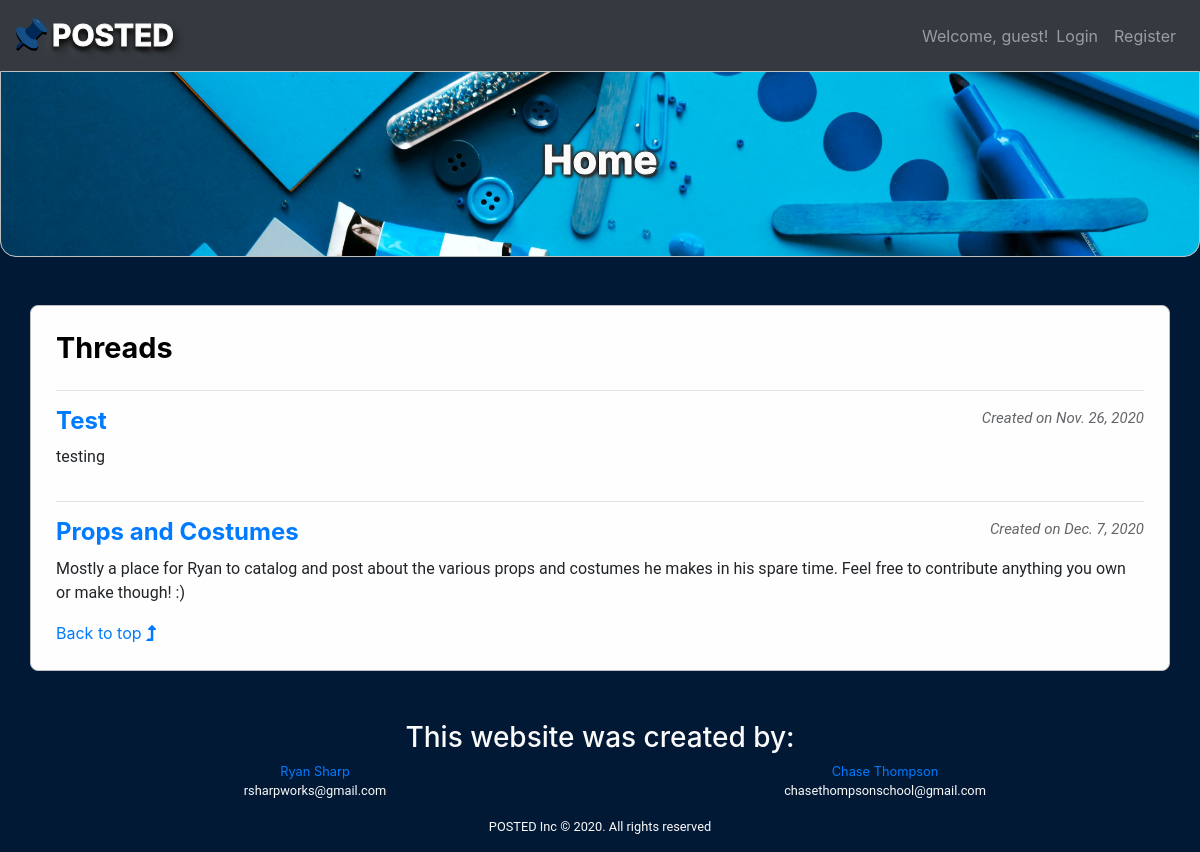
The page / on the database its author committed.
### final/models.py (models this page shows, shortened)
class Thread(models.Model):
    title = models.CharField(max_length=100)
    description = models.TextField(max_length=300)
    created_date = models.DateTimeField(auto_now_add=True)
    last_modified_date = models.DateTimeField(auto_now=True)

### final/views.py (the view)
# urls.py: path('', views.index, name="index"),
def index(request):
    threads = Thread.objects.all()
    context = {'threads': threads}
    return render(request, 'final/home.html', context)

### templates/final/home.html (shortened to what this page needs)
{% extends 'final/base.html' %}
{% block jumbotron %}
    <h1 class="display-5 jumbo-label">Home</h1>
{% endblock %}
{% block body %}
    <div class="row">
        <div class="col-6">
            <h1 class="header">Threads</h1>
        </div>
    </div>
    {% for thread in threads %}
        <hr>
        <div class="row">
            <div class="col-9">
                <a class="a" href="{% url 'thread' thread.id %}">
                    <h1 class="titles">{{ thread.title }}</h1>
                </a>
            </div>
            <div class="col-3 text-right">
                <p class="details">Created on {{ thread.created_date.date }}</p>
            </div>
        </div>
        <div class="row">
            <div class="col-12">
                <p>{{ thread.description }}</p>
            </div>
        </div>
    {% endfor %}
    <a href="#jumbo">Back to top <i class="fas fa-level-up-alt"></i></a>
{% endblock %}

### static/css/styles.css (style rules this page uses)
body { background-color: #021935; }
.jumbo-label { text-align: center; color: #fafafa; font-size: 40px; font-weight: bold; -webkit-text-stroke: 1px #fefefe; text-shadow: -1px 0px 3px black, -1px 0px 4px black, -1px 0px 4px gray, 1px 1px 4px gray, 1px 2px 4px black, 2px 2px 3px black, 2px 2px 3px black; }
.header { font-weight: bold; text-align: start; color: black; font-size: 1.8em; }
.titles { font-weight: bold; text-align: start; font-size: 1.5em; }
.details { opacity: .7; font-style: italic; font-size: 15px; }
p { font-family: Roboto, sans-serif; }
a { text-decoration: none !important; }

### rows shown on the page
Thread: title "Test", created_date "Nov. 26, 2020", description "testing"
Thread: title "Props and Costumes", created_date "Dec. 7, 2020", description "Mostly a place for Ryan to catalog and post about the various props and costumes he makes in his spare time. Feel free to contribute anything you own or make though! :)"
